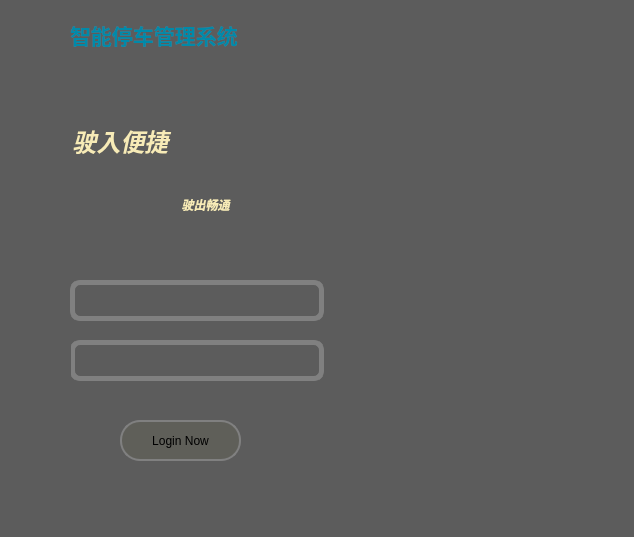
<?xml version="1.0" encoding="UTF-8"?>
<ui version="4.0">
 <class>LoginWidget</class>
 <widget class="QWidget" name="LoginWidget">
  <property name="windowModality">
   <enum>Qt::ApplicationModal</enum>
  </property>
  <property name="geometry">
   <rect>
    <x>0</x>
    <y>0</y>
    <width>634</width>
    <height>537</height>
   </rect>
  </property>
  <property name="minimumSize">
   <size>
    <width>634</width>
    <height>537</height>
   </size>
  </property>
  <property name="maximumSize">
   <size>
    <width>634</width>
    <height>537</height>
   </size>
  </property>
  <property name="windowTitle">
   <string>登录</string>
  </property>
  <property name="styleSheet">
   <string notr="true">background-color: rgb(92, 92, 92);
</string>
  </property>
  <widget class="QLabel" name="label_title">
   <property name="geometry">
    <rect>
     <x>30</x>
     <y>120</y>
     <width>181</width>
     <height>41</height>
    </rect>
   </property>
   <property name="styleSheet">
    <string notr="true">color: rgb(247, 235, 183);
background-color: rgb(78, 78, 78，80);
font: 18pt &quot;华文行楷&quot;;</string>
   </property>
   <property name="text">
    <string>&lt;html&gt;&lt;head/&gt;&lt;body&gt;&lt;p align=&quot;center&quot;&gt;&lt;span style=&quot; font-size:18pt; font-weight:600; font-style:italic;&quot;&gt;驶入便捷&lt;/span&gt;&lt;/p&gt;&lt;/body&gt;&lt;/html&gt;</string>
   </property>
  </widget>
  <widget class="QPushButton" name="loginButton">
   <property name="geometry">
    <rect>
     <x>120</x>
     <y>420</y>
     <width>121</width>
     <height>41</height>
    </rect>
   </property>
   <property name="styleSheet">
    <string notr="true">QPushButton:!hover{
	background-color: rgb(123, 117, 69,30);
	font: 75 10pt &quot;Agency FB&quot;;
	color: rgb(0, 0, 0);
        border-width:2px;
        border-style:solid;
        border-color:gray;
        border-radius:20px;
        padding: 2px 2px;
    }
QPushButton:hover{
	background-color: rgb(123, 117, 69,90);
	font: 75 10pt &quot;Agency FB&quot;;
	color: rgb(0, 0, 0);
        border-width:2px;
        border-style:solid;
        border-color:gray;
        border-radius:20px;
        padding: 2px 2px;
    }</string>
   </property>
   <property name="text">
    <string>Login Now</string>
   </property>
  </widget>
  <widget class="QLabel" name="label_2">
   <property name="geometry">
    <rect>
     <x>330</x>
     <y>0</y>
     <width>311</width>
     <height>611</height>
    </rect>
   </property>
   <property name="text">
    <string/>
   </property>
   <property name="pixmap">
    <pixmap resource="res.qrc">:/prefix1/image/ground_2.jpg</pixmap>
   </property>
  </widget>
  <widget class="QLineEdit" name="passworkLineEdit">
   <property name="geometry">
    <rect>
     <x>70</x>
     <y>340</y>
     <width>254</width>
     <height>41</height>
    </rect>
   </property>
   <property name="styleSheet">
    <string notr="true">QLineEdit{
	border-width:5px;
	border-style:solid;
	border-color:gray;
	border-radius:10px;
	padding: 0px 10px;
}</string>
   </property>
  </widget>
  <widget class="QLineEdit" name="accountLineEdit">
   <property name="geometry">
    <rect>
     <x>70</x>
     <y>280</y>
     <width>254</width>
     <height>41</height>
    </rect>
   </property>
   <property name="styleSheet">
    <string notr="true">QLineEdit{
	border-width:5px;
	border-style:solid;
	border-color:gray;
	border-radius:10px;
	padding: 0px 10px;
}</string>
   </property>
  </widget>
  <widget class="QLabel" name="label_3">
   <property name="geometry">
    <rect>
     <x>10</x>
     <y>280</y>
     <width>51</width>
     <height>41</height>
    </rect>
   </property>
   <property name="text">
    <string/>
   </property>
   <property name="pixmap">
    <pixmap resource="res.qrc">:/prefix1/image/icons8-login-50.png</pixmap>
   </property>
  </widget>
  <widget class="QLabel" name="label_4">
   <property name="geometry">
    <rect>
     <x>10</x>
     <y>330</y>
     <width>61</width>
     <height>61</height>
    </rect>
   </property>
   <property name="text">
    <string/>
   </property>
   <property name="pixmap">
    <pixmap resource="res.qrc">:/prefix1/image/icons8-password-48.png</pixmap>
   </property>
  </widget>
  <widget class="QLabel" name="label_title02">
   <property name="geometry">
    <rect>
     <x>120</x>
     <y>180</y>
     <width>171</width>
     <height>51</height>
    </rect>
   </property>
   <property name="styleSheet">
    <string notr="true">color: rgb(247, 235, 183);
background-color: rgb(78, 78, 78，80);
font: 18pt &quot;华文行楷&quot;;</string>
   </property>
   <property name="text">
    <string>&lt;html&gt;&lt;head/&gt;&lt;body&gt;&lt;p align=&quot;center&quot;&gt;&lt;span style=&quot; font-weight:600; font-style:italic;&quot;&gt;驶出畅通&lt;/span&gt;&lt;/p&gt;&lt;/body&gt;&lt;/html&gt;</string>
   </property>
  </widget>
  <widget class="QLabel" name="label">
   <property name="geometry">
    <rect>
     <x>0</x>
     <y>0</y>
     <width>81</width>
     <height>71</height>
    </rect>
   </property>
   <property name="styleSheet">
    <string notr="true">background-color: rgb(92, 92, 92，80);</string>
   </property>
   <property name="text">
    <string/>
   </property>
   <property name="pixmap">
    <pixmap resource="res.qrc">:/prefix1/image/icons8-parking-64.png</pixmap>
   </property>
  </widget>
  <widget class="QLabel" name="label_5">
   <property name="geometry">
    <rect>
     <x>70</x>
     <y>10</y>
     <width>231</width>
     <height>51</height>
    </rect>
   </property>
   <property name="styleSheet">
    <string notr="true">font: 9pt &quot;仿宋&quot;;
color: rgb(0, 138, 169);</string>
   </property>
   <property name="text">
    <string>&lt;html&gt;&lt;head/&gt;&lt;body&gt;&lt;p&gt;&lt;span style=&quot; font-size:16pt; font-weight:700;&quot;&gt;智能停车管理系统&lt;/span&gt;&lt;/p&gt;&lt;/body&gt;&lt;/html&gt;</string>
   </property>
  </widget>
 </widget>
 <resources>
  <include location="res.qrc"/>
 </resources>
 <connections/>
</ui>
